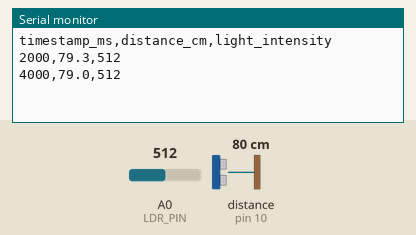
Recording of a sketch running on a simulated Arduino Uno, built with avr-gcc and run on an emulated ATmega328P. Parts: the last lines printed to the serial monitor. Wiring (inferred from the names in the program): ultrasonic range finder: trigger pin 9; echo pin 10. The inputs (shaded band) are chosen by the test bench; at power-on: distance to the obstacle (sensor on pin 10) 80 cm, A0 (LDR_PIN) = 512. The echo pulse lasts 58.3 µs per cm.

Above: at 4.8 s.
4.9 s: distance to the obstacle (sensor on pin 10) set to 2 cm
At 6.6 s:
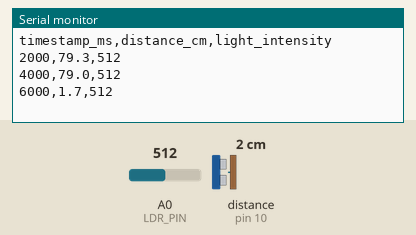
7.9 s: A0 (LDR_PIN) set to 716
At 9.3 s:
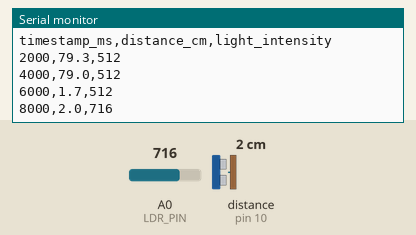
10.9 s: distance to the obstacle (sensor on pin 10) set to 4 cm
At 12.4 s:
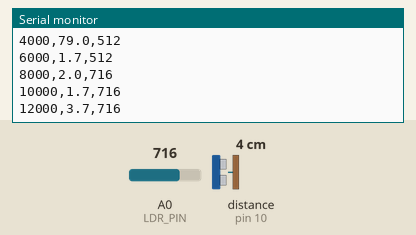
13.9 s: A0 (LDR_PIN) set to 900
At 15.1 s:
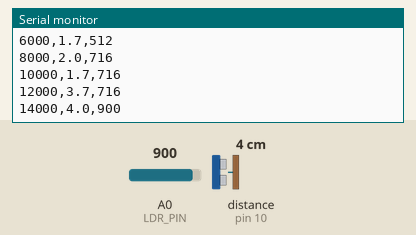
Timing chart, 0 to 16.9 s (numbered marks = the images above; inputs shaded):
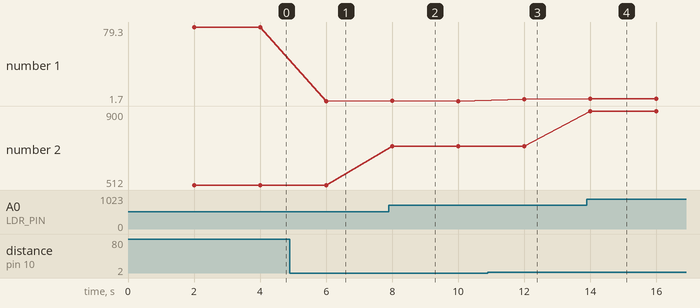

Measured:
- after the input at 4.9 s, the serial monitor: prints a new line after 1.1 s (image 1)
- after the input at 7.9 s, the serial monitor: prints a new line after 0.10 s (image 2)
- after the input at 10.9 s, the serial monitor: prints a new line after 1.1 s (image 3)
- after the input at 13.9 s, the serial monitor: prints a new line after 0.10 s (image 4)
- plotted number 1: 79 → 1.7 after the input at 4.9 s, 1.7 → 3.7 after the input at 10.9 s
- plotted number 2: 512 → 716 after the input at 7.9 s, 716 → 900 after the input at 13.9 s

The sketch:

Multi-Sensor_Data_Logger.ino
```cpp
// Pin Configuration Assignments
const int LDR_PIN  = A0;
const int TRIG_PIN = 9;
const int ECHO_PIN = 10;

// Non-blocking sampling timer tracking parameters
unsigned long prevLogMillis = 0;
const long logInterval      = 2000; // Log system metrics exactly every 2 seconds

void setup() {
  pinMode(TRIG_PIN, OUTPUT);
  pinMode(ECHO_PIN, INPUT);
  Serial.begin(9600);

  // Print CSV Header row matching strict assignment guidelines
  Serial.println("timestamp_ms,distance_cm,light_intensity");
}

void loop() {
  unsigned long currentMillis = millis();

  // Non-blocking operational tracking window loop
  if (currentMillis - prevLogMillis >= logInterval) {
    prevLogMillis = currentMillis;

    // 1. Trigger and acquire Ultrasonic Distance metric
    digitalWrite(TRIG_PIN, LOW);
    delayMicroseconds(2);
    digitalWrite(TRIG_PIN, HIGH);
    delayMicroseconds(10);
    digitalWrite(TRIG_PIN, LOW);

    long duration = pulseIn(ECHO_PIN, HIGH, 30000);
    float distance = (duration * 0.034) / 2.0;

    // 2. Read LDR Ambient Light intensity metric
    int lightIntensity = analogRead(LDR_PIN);

    // 3. Output data packet via structured CSV layout string stream
    Serial.print(currentMillis);
    Serial.print(",");

    if (duration == 0) {
      Serial.print("0.0"); // Error buffer handler output
    } else {
      Serial.print(distance, 1);
    }

    Serial.print(",");
    Serial.println(lightIntensity);
  }
}
```
